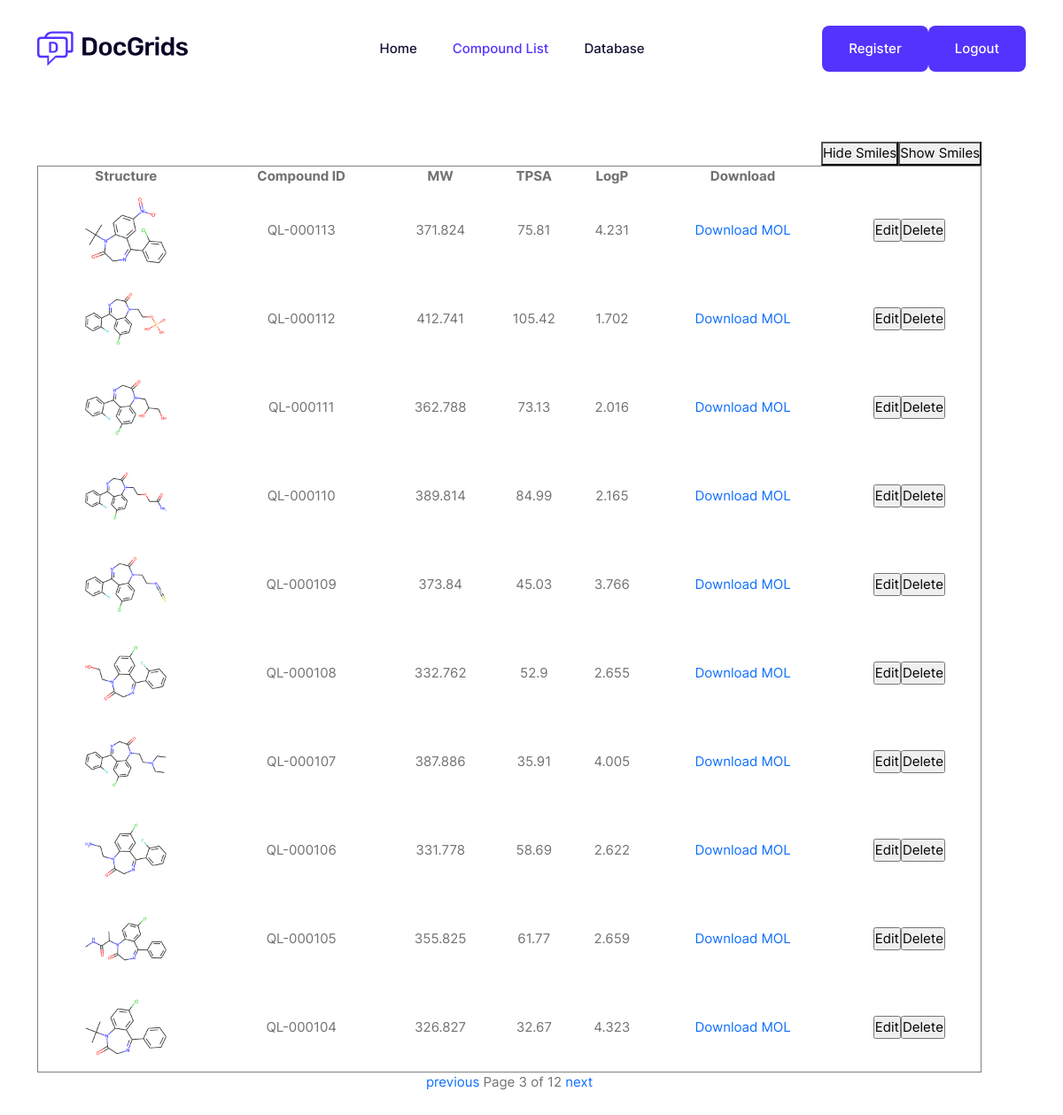
/compoundlist/?page=3 (signed in), run on the app's committed database.
### mol_registration/models.py (models this page shows)
class mol_props(models.Model):
    compound_id = models.CharField(max_length=50)
    smiles = models.CharField(max_length=1000)
    mol_file = models.TextField()
    mol_file_path = models.CharField(max_length=500)
    MW = models.FloatField()
    xlogp = models.FloatField()
    TPSA = models.FloatField()
    img_file = models.CharField(max_length=500)
    fingerprint = models.TextField(default='')

### mol_registration/views.py (the view)
# urls.py: path('compoundlist/', mol_registration_view.compoundlist),
def compoundlist(request):
    if request.session.get('is_login'):
        mol_list = mol_props.objects.all().order_by('-compound_id')
        paginator = Paginator(mol_list, 10)
        page = request.GET.get('page',1)
        try:
            sublist = paginator.page(page)
        except PageNotAnInteger:
            sublist = paginator.page(1)
        except EmptyPage:
            sublist = paginator.page(paginator.num_pages)
        return render(request, "compoundlist.html", {"sublist": sublist})
    else:
        return redirect("/login/")

### register/template/compoundlist.html (shortened to what this page needs)
{% load static %}
<!DOCTYPE html>
<html class="no-js" lang="zxx">
<head>
<link rel="stylesheet" href="/static/css/bootstrap.min.css">
<link rel="stylesheet" href="/static/css/LineIcons.3.0.css">
<link rel="stylesheet" href="/static/css/animate.css">
<link rel="stylesheet" href="/static/css/tiny-slider.css">
<link rel="stylesheet" href="/static/css/main.css">
</head>
<header class="header navbar-area">
<div class="container">
<div class="row align-items-center">
<div class="col-lg-12">
<div class="nav-inner">
<nav class="navbar navbar-expand-lg">
<a class="navbar-brand" href="">
<img src="/static/picture/logo.svg" alt="Logo">
</a>
<div class="collapse navbar-collapse sub-menu-bar" id="navbarSupportedContent">
<ul id="nav" class="navbar-nav ms-auto">
<li class="nav-item">
<a href="/index" aria-label="Toggle navigation">Home</a>
</li>
<li class="nav-item">
<a href="/compoundlist" class="active" aria-label="Toggle navigation">Compound List</a>
</li>
<li class="nav-item">
<a href="/database" aria-label="Toggle navigation">Database</a>
</li>
</ul>
</div>
<div class="button">
<a href="/user_register" class="btn">Register</a>
</div>
<div class="button">
<a href="/logout" class="btn">Logout</a>
</div>
</nav>
</div>
</div>
</div>
</div>
</header>
<section class="hero-area" onLoad="javascript:document.compound_details.reset()">
<div class="container">
<div class="row align-items-center">
<div class="col-lg-12 col-md-12 col-12">
<div class="hero-content">
<div style="float: right">
<button onclick="hidesmiles()">Hide Smiles</button><button onclick="showsmiles()">Show Smiles</button>
</div>
<table name = 'compound_details' border="1" cellspacing="0" cellpadding="5" align="center" width="100%" >
	<tr style="text-align:center">
        <th>Structure</th>
		<th>Compound ID</th>
        <th>MW</th>
        <th>TPSA</th>
        <th>LogP</th>
        <th>Download</th>
	</tr>
     {%for item in sublist %}
	<tr>
            <td><img src="{{item.img_file}}" align="center"></td>
		    <td>{{item.compound_id}}</td>
            <td>{{item.MW}}</td>
            <td>{{item.TPSA}}</td>
            <td>{{item.xlogp}}</td>
            <td><a href="{{ item.mol_file_path }}">Download MOL</a></td>
            <td><a href="/edit_compound/?edit_compound_id={{item.compound_id}}"><input type="submit" value="Edit"></a><a href="/delete_compound/?delete_compound_id={{item.compound_id}}"><input type="submit" value="Delete"></a></td>
	</tr>
     {% endfor %}
</table>
<div>
    <center>
    <span style="margin:0 auto">
        {% if sublist.has_previous %}
            <a href="?page={{ sublist.previous_page_number }}">previous</a>
        {% endif %}
        <span class="current">
            Page {{ sublist.number }} of {{ sublist.paginator.num_pages }}
        </span>
        {% if sublist.has_next %}
            <a href="?page={{ sublist.next_page_number }}">next</a>
        {% endif %}
    </span>
    </center>
</div>
</div>
</div>
</div>
</div>
</section>
</body>
</html>

### register/template/compoundlist.html (style rules this page uses)
td { text-align:center; }
th { text-align:center; }
a { text-decoration: none; }
img { width: 100px;height:100px; align: "center"; }

### data on the page
mol_props: img_file (picture), compound_id "QL-000113", MW "371.824", TPSA "75.81", xlogp "4.231"
mol_props: img_file (picture), compound_id "QL-000112", MW "412.741", TPSA "105.42", xlogp "1.702"
mol_props: img_file (picture), compound_id "QL-000111", MW "362.788", TPSA "73.13", xlogp "2.016"
mol_props: img_file (picture), compound_id "QL-000110", MW "389.814", TPSA "84.99", xlogp "2.165"
mol_props: img_file (picture), compound_id "QL-000109", MW "373.84", TPSA "45.03", xlogp "3.766"
mol_props: img_file (picture), compound_id "QL-000108", MW "332.762", TPSA "52.9", xlogp "2.655"
mol_props: img_file (picture), compound_id "QL-000107", MW "387.886", TPSA "35.91", xlogp "4.005"
mol_props: img_file (picture), compound_id "QL-000106", MW "331.778", TPSA "58.69", xlogp "2.622"
mol_props: img_file (picture), compound_id "QL-000105", MW "355.825", TPSA "61.77", xlogp "2.659"
mol_props: img_file (picture), compound_id "QL-000104", MW "326.827", TPSA "32.67", xlogp "4.323"

### other printed values
{{ sublist.number }} "3"
{{ sublist.paginator.num_pages }} "12"
